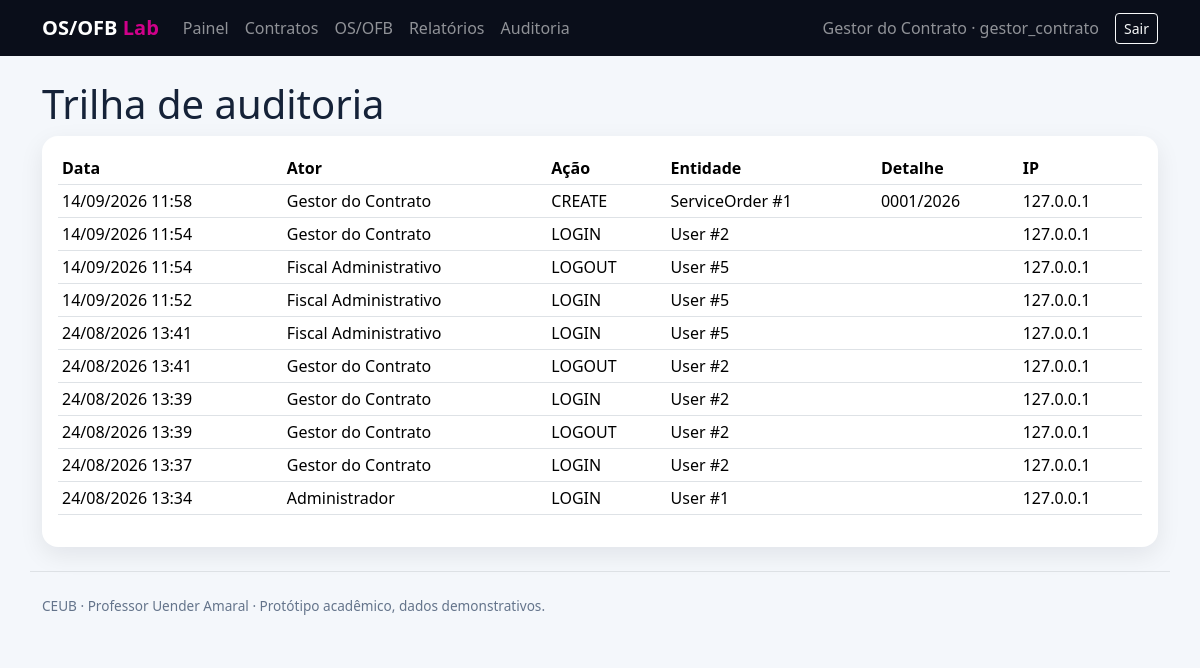
The page /audit (signed in) on the database its author committed.
### models.py (models this page shows, shortened)
class User(UserMixin, db.Model):
    id=db.Column(db.Integer, primary_key=True); name=db.Column(db.String(120), nullable=False)
    username=db.Column(db.String(80), unique=True, nullable=False, index=True)
    email=db.Column(db.String(120), unique=True, nullable=False)
    password_hash=db.Column(db.String(255), nullable=False); role=db.Column(db.String(40), nullable=False)
    active=db.Column(db.Boolean, default=True, nullable=False); created_at=db.Column(db.DateTime(timezone=True), default=now)
    @property
    def is_active(self): return self.active

class AuditLog(db.Model):
    id=db.Column(db.Integer,primary_key=True); actor_id=db.Column(db.Integer,db.ForeignKey('user.id')); actor=db.relationship('User')
    action=db.Column(db.String(80),nullable=False); entity=db.Column(db.String(50),nullable=False); entity_id=db.Column(db.Integer)
    detail=db.Column(db.Text); ip=db.Column(db.String(64)); created_at=db.Column(db.DateTime(timezone=True),default=now,index=True)

### app.py (the view)
@app.route('/audit')
@login_required
@roles('admin','gestor_contrato')
def audit_view(): return render_template('audit.html',items=AuditLog.query.order_by(AuditLog.created_at.desc()).limit(200).all())

### app.py (called while the page is built)
@login.user_loader
def load_user(i): return db.session.get(User,int(i))

def roles(*allowed):
 def deco(fn):
  @wraps(fn)
  def wrap(*a,**k):
   if current_user.role not in allowed: abort(403)
   return fn(*a,**k)
  return wrap
 return deco

@app.after_request
def headers(r):
 r.headers['X-Content-Type-Options']='nosniff'; r.headers['X-Frame-Options']='DENY'; r.headers['Referrer-Policy']='strict-origin-when-cross-origin'
 r.headers['Content-Security-Policy']="default-src 'self'; style-src 'self' 'unsafe-inline' https://cdn.jsdelivr.net; script-src 'self' https://cdn.jsdelivr.net; font-src https://cdn.jsdelivr.net; img-src 'self' data:"
 return r

### templates/audit.html
{% extends 'base.html' %}{% block content %}<h1>Trilha de auditoria</h1><div class="card p-3 table-responsive"><table class="table table-sm"><thead><tr><th>Data</th><th>Ator</th><th>Ação</th><th>Entidade</th><th>Detalhe</th><th>IP</th></tr></thead><tbody>{% for x in items %}<tr><td>{{x.created_at.strftime('%d/%m/%Y %H:%M')}}</td><td>{{x.actor.name if x.actor else 'sistema'}}</td><td>{{x.action}}</td><td>{{x.entity}} #{{x.entity_id or ''}}</td><td>{{x.detail}}</td><td>{{x.ip}}</td></tr>{% endfor %}</tbody></table></div>{% endblock %}

### templates/base.html (shortened to what this page needs)
<!doctype html><html lang="pt-BR"><head><link href="https://cdn.jsdelivr.net/npm/bootstrap@5.3.3/dist/css/bootstrap.min.css" rel="stylesheet"><link rel="stylesheet" href="{{ url_for('static',filename='style.css') }}"></head><body>{% if current_user.is_authenticated %}<nav class="navbar navbar-expand-lg navbar-dark"><div class="container"><a class="navbar-brand fw-bold" href="{{url_for('dashboard')}}">OS/OFB <span class="brand-accent">Lab</span></a><div id="nav" class="collapse navbar-collapse"><div class="navbar-nav me-auto"><a class="nav-link" href="{{url_for('dashboard')}}">Painel</a><a class="nav-link" href="{{url_for('contracts')}}">Contratos</a><a class="nav-link" href="{{url_for('orders')}}">OS/OFB</a><a class="nav-link" href="{{url_for('reports')}}">Relatórios</a>{% if current_user.role in ['admin','gestor_contrato'] %}<a class="nav-link" href="{{url_for('audit_view')}}">Auditoria</a>{% endif %}</div><span class="navbar-text me-3">{{current_user.name}} · {{current_user.role}}</span><form method="post" action="{{url_for('logout')}}"><button class="btn btn-outline-light btn-sm">Sair</button></form></div></div></nav>{% endif %}<main id="conteudo" class="container py-4">{% block content %}{% endblock %}</main><footer class="container py-4 footer border-top">CEUB · Professor Uender Amaral · Protótipo acadêmico, dados demonstrativos.</footer></body></html>

### static/style.css (style rules this page uses)
body { background:#f4f7fb;color:#152238 }
.navbar { background:#0a0e1a!important }
.brand-accent { color:#D0008A }
.card { border:0;border-radius:16px;box-shadow:0 8px 24px rgba(10,14,26,.08) }
.footer { color:#64748b;font-size:.85rem }
.table thead { background:#0a0e1a;color:white }

### rows shown on the page
User: name "Gestor do Contrato", role "gestor_contrato"
AuditLog: created_at "14/09/2026 11:58", actor "Gestor do Contrato", action "CREATE", entity "ServiceOrder", entity "1", detail "0001/2026", ip "127.0.0.1"
AuditLog: created_at "14/09/2026 11:54", actor "Gestor do Contrato", action "LOGIN", entity "User", entity "2", ip "127.0.0.1"
AuditLog: created_at "14/09/2026 11:54", actor "Fiscal Administrativo", action "LOGOUT", entity "User", entity "5", ip "127.0.0.1"
AuditLog: created_at "14/09/2026 11:52", actor "Fiscal Administrativo", action "LOGIN", entity "User", entity "5", ip "127.0.0.1"
AuditLog: created_at "24/08/2026 13:41", actor "Fiscal Administrativo", action "LOGIN", entity "User", entity "5", ip "127.0.0.1"
AuditLog: created_at "24/08/2026 13:41", actor "Gestor do Contrato", action "LOGOUT", entity "User", entity "2", ip "127.0.0.1"
AuditLog: created_at "24/08/2026 13:39", actor "Gestor do Contrato", action "LOGIN", entity "User", entity "2", ip "127.0.0.1"
AuditLog: created_at "24/08/2026 13:39", actor "Gestor do Contrato", action "LOGOUT", entity "User", entity "2", ip "127.0.0.1"
AuditLog: created_at "24/08/2026 13:37", actor "Gestor do Contrato", action "LOGIN", entity "User", entity "2", ip "127.0.0.1"
AuditLog: created_at "24/08/2026 13:34", actor "Administrador", action "LOGIN", entity "User", entity "1", ip "127.0.0.1"
